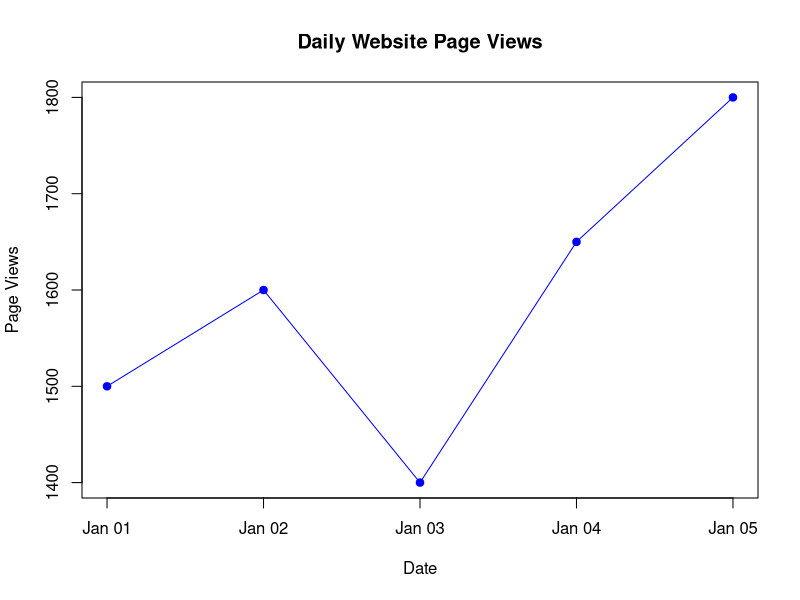
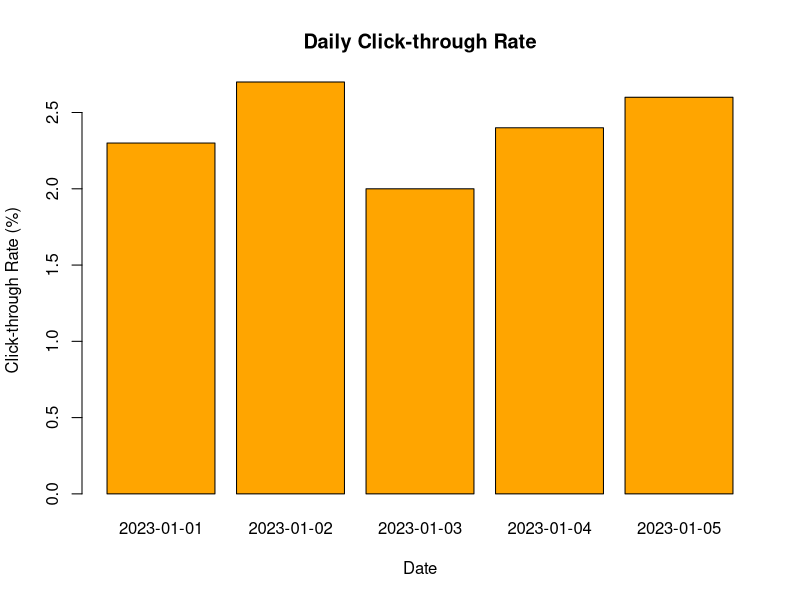
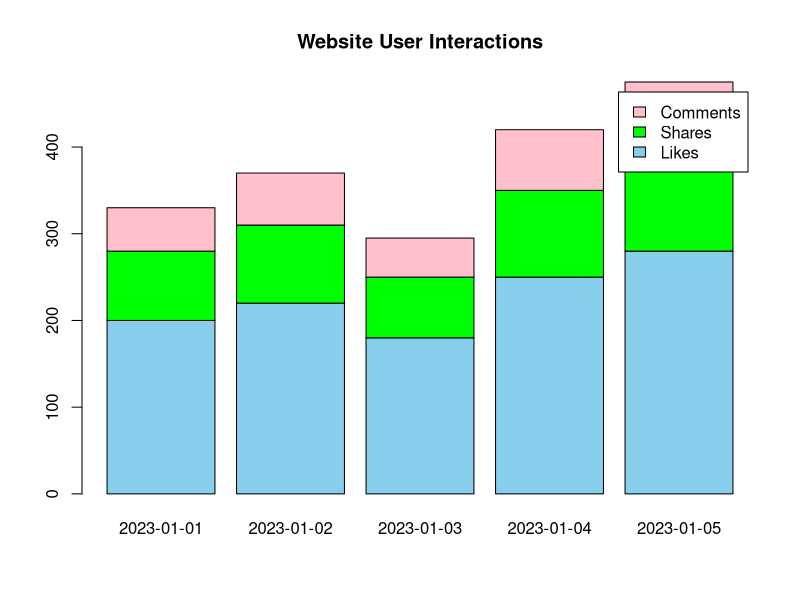

Recreate these plots in R, in order.
# ---------------------------------------
# EXPERIMENT 5
# Website Analytics
# ---------------------------------------

# Dataset
date <- as.Date(c("2023-01-01",
                  "2023-01-02",
                  "2023-01-03",
                  "2023-01-04",
                  "2023-01-05"))

page_views <- c(1500,1600,1400,1650,1800)

ctr <- c(2.3,2.7,2.0,2.4,2.6)

# Sample data for stacked area chart
likes <- c(200,220,180,250,280)
shares <- c(80,90,70,100,120)
comments <- c(50,60,45,70,75)

# ---------------------------------------
# Q1 - Line Chart
# ---------------------------------------

plot(date,
     page_views,
     type="o",
     col="blue",
     pch=19,
     xlab="Date",
     ylab="Page Views",
     main="Daily Website Page Views")

# ---------------------------------------
# Q2 - Bar Chart
# ---------------------------------------

barplot(ctr,
        names.arg=date,
        col="orange",
        xlab="Date",
        ylab="Click-through Rate (%)",
        main="Daily Click-through Rate")

# ---------------------------------------
# Q3 - Stacked Area Chart
# ---------------------------------------

interaction <- rbind(likes,shares,comments)

colnames(interaction) <- as.character(date)

barplot(interaction,
        col=c("skyblue","green","pink"),
        legend=c("Likes","Shares","Comments"),
        main="Website User Interactions")
